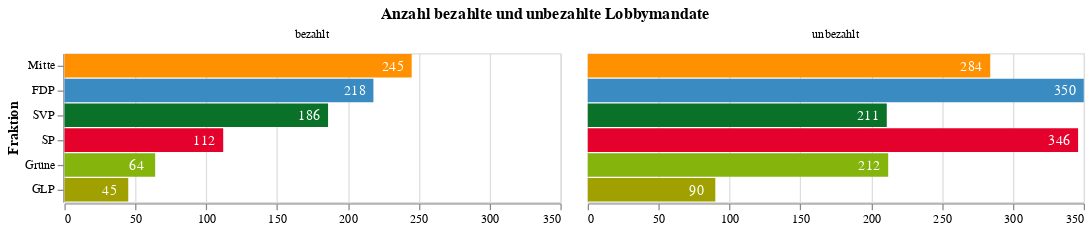

Here is the notebook cell this chart was saved with:
### Code cell
source = duckdb.query('''
    select fraktion_lang fraktion, case bezahlt when 'ja' then 'bezahlt' else 'unbezahlt' end verguetung, logo_url, count(1) count
    from df_bekannt b
    join df_fraktionen f on f.fraktion = b.fraktion
    group by 1, 2, 3
''').to_df()

bars = alt.Chart(source).mark_bar(opacity=1.0, height=19).encode(
    x=alt.X('count', title=None, stack=None),
    y=alt.Y('fraktion', sort='-x', title='Fraktion'),
    color=alt.Color('fraktion', scale=alt.Scale(domain=fraktion_namen, range=fraktion_farben), legend=None),
    tooltip='count'
)

text = alt.Chart(source).mark_text(dx=-15, dy=1, color='white').encode(
    x=alt.X('count', title=None, stack=None),
    y=alt.Y('fraktion', sort='-x', title='Fraktion'),
    detail='fraktion',
    text='count',
)

# logos = alt.Chart(source).mark_image().encode(
#     y=alt.Y('fraktion', sort='-x', axis=alt.Axis(domainOpacity=0, ticks=False)),
#     url="logo_url"
# )

chart = alt.layer(bars + text).facet(
    facet=alt.Facet('verguetung', title=None),
    title='Anzahl bezahlte und unbezahlte Lobbymandate',
).configure_title(
    anchor='middle'
)
chart.save('output/bars-nach-fraktion-absolut.pdf')
chart

### Figure 1 — Vega-Lite specification as saved in the notebook (floating-point values rounded to 4 significant figures)
{"config": {"view": {"continuousWidth": 400, "continuousHeight": 300}, "title": {"anchor": "middle"}}, "data": {"name": "data-e91ac0acbae2b86a434037f9b4426417"}, "facet": {"field": "verguetung", "title": null, "type": "nominal"}, "spec": {"layer": [{"layer": [{"mark": {"type": "bar", "height": 19, "opacity": 1.0}, "encoding": {"color": {"field": "fraktion", "legend": null, "scale": {"domain": ["Grüne", "SP", "Mitte", "GLP", "FDP", "SVP"], "range": ["#85B50C", "#E4022D", "#FF9100", "#A0A000", "#3A8BC1", "#0A7228"]}, "type": "nominal"}, "tooltip": {"field": "count", "type": "quantitative"}, "x": {"field": "count", "stack": null, "title": null, "type": "quantitative"}, "y": {"field": "fraktion", "sort": "-x", "title": "Fraktion", "type": "nominal"}}}, {"mark": {"type": "text", "color": "white", "dx": -15, "dy": 1}, "encoding": {"detail": {"field": "fraktion", "type": "nominal"}, "text": {"field": "count", "type": "quantitative"}, "x": {"field": "count", "stack": null, "title": null, "type": "quantitative"}, "y": {"field": "fraktion", "sort": "-x", "title": "Fraktion", "type": "nominal"}}}]}]}, "title": "Anzahl bezahlte und unbezahlte Lobbymandate", "$schema": "https://vega.github.io/schema/vega-lite/v5.2.0.json", "datasets": {"data-e91ac0acbae2b86a434037f9b4426417": [{"fraktion": "SP", "verguetung": "unbezahlt", "logo_url": "file:/C:/Users/knutw/Downloads/sp.png", "count": 346}, {"fraktion": "Grüne", "verguetung": "unbezahlt", "logo_url": "https://de.wikipedia.org/wiki/Gr%C3%BCne_Schweiz#/media/Datei:Green_Party_of_Switzerland_logo_(with_background).png", "count": 212}, {"fraktion": "Grüne", "verguetung": "bezahlt", "logo_url": "https://de.wikipedia.org/wiki/Gr%C3%BCne_Schweiz#/media/Datei:Green_Party_of_Switzerland_logo_(with_background).png", "count": 64}, {"fraktion": "SVP", "verguetung": "bezahlt", "logo_url": "file:/C:/Users/knutw/Downloads/sp.png", "count": 186}, {"fraktion": "SVP", "verguetung": "unbezahlt", "logo_url": "file:/C:/Users/knutw/Downloads/sp.png", "count": 211}, {"fraktion": "FDP", "verguetung": "unbezahlt", "logo_url": "file:/C:/Users/knutw/Downloads/sp.png", "count": 350}, {"fraktion": "FDP", "verguetung": "bezahlt", "logo_url": "file:/C:/Users/knutw/Downloads/sp.png", "count": 218}, {"fraktion": "Mitte", "verguetung": "unbezahlt", "logo_url": "file:/C:/Users/knutw/Downloads/sp.png", "count": 284}, {"fraktion": "Mitte", "verguetung": "bezahlt", "logo_url": "file:/C:/Users/knutw/Downloads/sp.png", "count": 245}, {"fraktion": "SP", "verguetung": "bezahlt", "logo_url": "file:/C:/Users/knutw/Downloads/sp.png", "count": 112}, {"fraktion": "GLP", "verguetung": "unbezahlt", "logo_url": "file:/C:/Users/knutw/Downloads/sp.png", "count": 90}, {"fraktion": "GLP", "verguetung": "bezahlt", "logo_url": "file:/C:/Users/knutw/Downloads/sp.png", "count": 45}]}}
